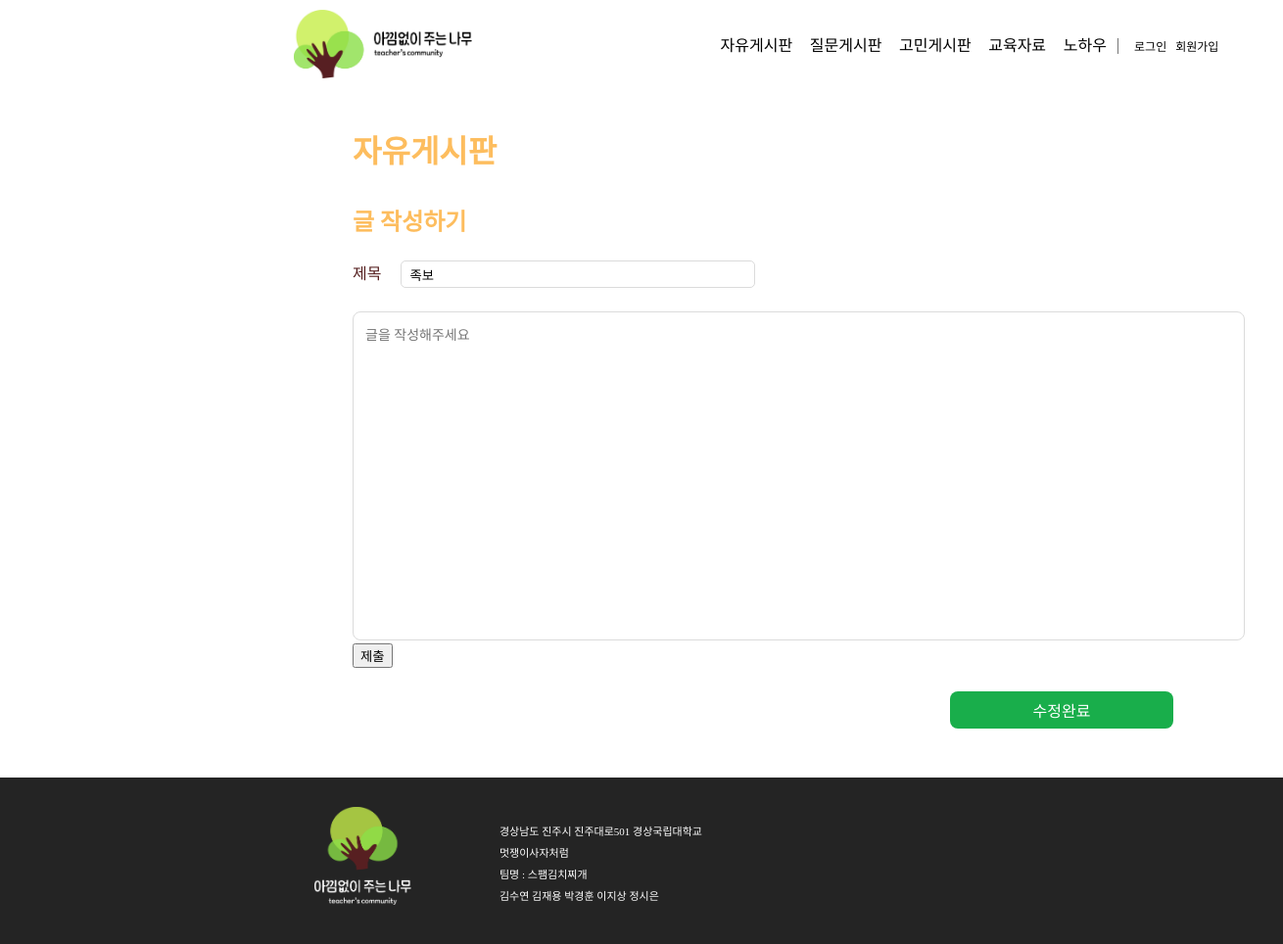
Page /free_modify/1 on the earlier database version.
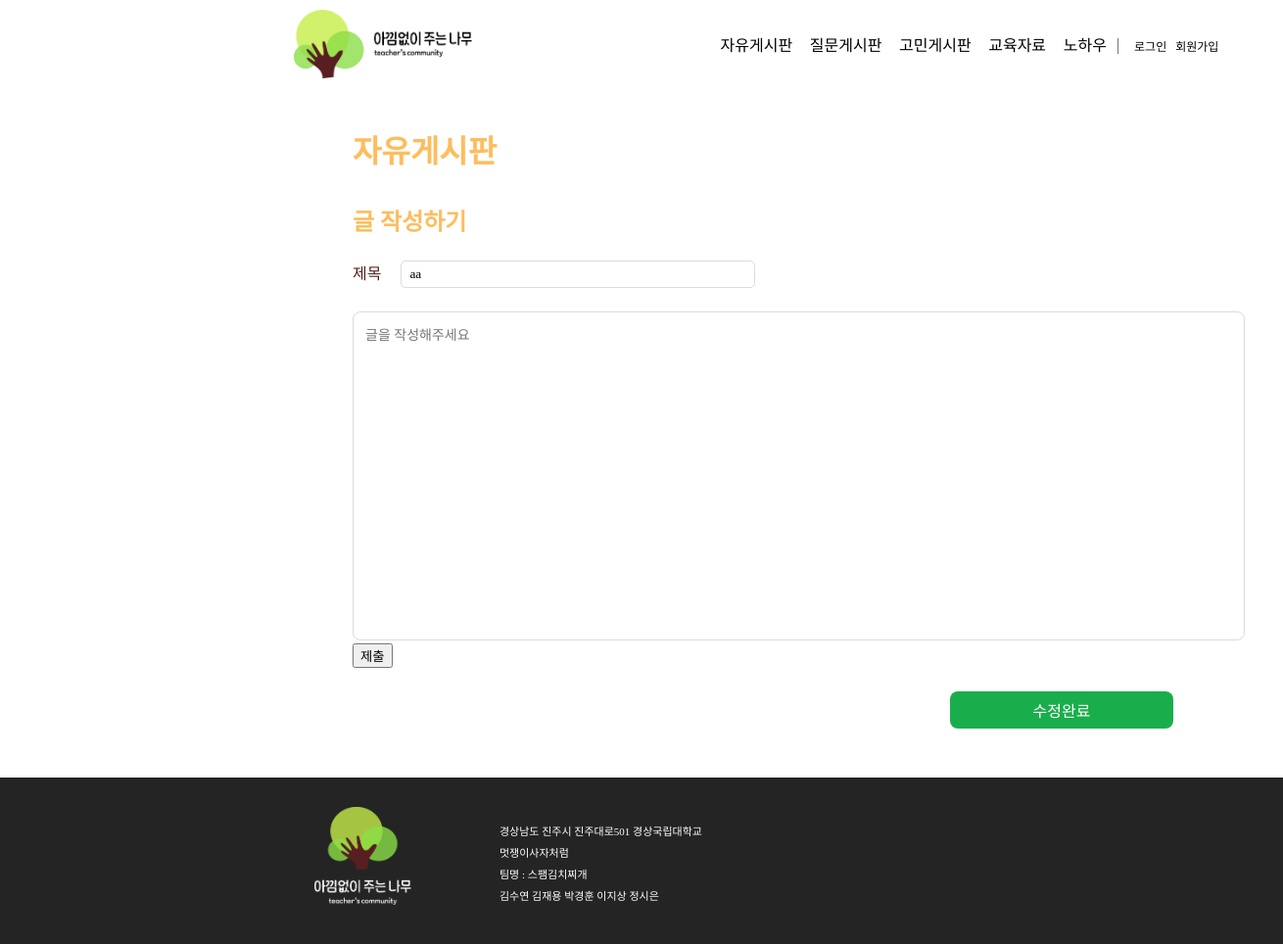
Same page on the later database version.
### teacher_community/models.py (models this page shows, shortened)
class Post(models.Model):
    author = models.ForeignKey(Teacher, related_name='post_author', on_delete=models.CASCADE)
    title = models.CharField(max_length=255)
    content = models.TextField()
    created_at = models.DateTimeField(auto_now_add=True)
    updated_at = models.DateTimeField(auto_now=True)
    views = models.PositiveIntegerField(default=0)  # 조회수 필드 추가
    category = models.CharField(max_length=10)
    file = models.FileField(upload_to='post_files/', blank=True, null=True)  # 파일 첨부 필드
    class Meta:
        ordering = ['-created_at']  # 최신 글이 먼저 오도록 정렬

### teacher_community/views.py (the view)
# urls.py: path('free_modify/<int:post_id>', views.free_modify, name='free_modify'),
def free_modify(request, post_id):
    post_detail = get_object_or_404(Post, pk = post_id)
    return render(request, 'free_modify.html', {'post_detail':post_detail})

### templates/free_modify.html (shortened to what this page needs)
{% extends 'nav_footer.html' %}
{% load static %}
{% block content %}
<!DOCTYPE html>
<html lang="ko">
<head>
    <link rel="stylesheet" href="{% static 'css/writepage.css' %}">
</head>
<body>
    <div class="write_wrapper">
        <div class="Title">
            <h2>자유게시판</h2>
        </div>
        <div class="Write">
            <h4>글 작성하기</h4>
        </div>
        <form action="{% url 'create_post' %}" method="post">
            <div class="title2">
                <dt>
                    <p class="title3">제목</p>
                    <dd><input class="titlebox" type="text" placeholder="제목입력" name="title" value="{{post_detail.title}}"></dd>
                </dt>
            </div>
            <div class="WriteForm">
                <textarea class="writeform" placeholder="글을 작성해주세요" cols="110" rows="20" name="content"></textarea>
            </div>
            <input type="submit" value="제출">
            <button><p>수정완료</p></button>
        </form>
    </div>
</body>
</html>
{% endblock %}

Differences in the rows shown:
changed Post: title "족보" → "aa"
